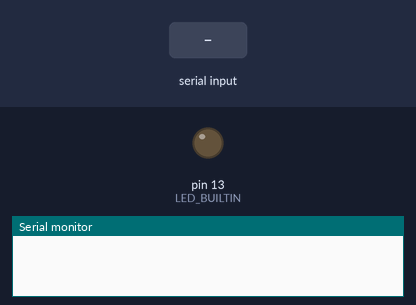
A sketch run on a simulated Arduino Uno, built with avr-gcc and run on an emulated ATmega328P. Parts: output pins drawn as LEDs (lit = HIGH), the last lines printed to the serial monitor. Inputs (shaded band) come from the test bench.

Above: at 1.2 s.
1.3 s: "LED_ON\n" received over Serial
At 2.4 s:
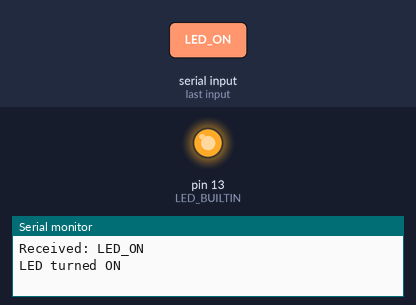
2.8 s: "LED_OFF\n" received over Serial
At 3.6 s:
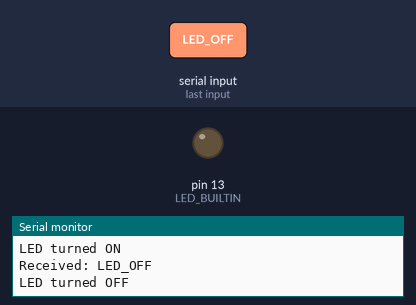
Timing chart, 0 to 5.8 s (numbered marks = the images above; inputs shaded):
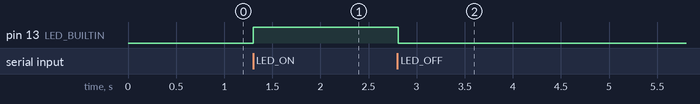

Measured:
- after the input at 1.3 s, pin 13 (LED_BUILTIN): LOW → HIGH at once
- after the input at 2.8 s, pin 13 (LED_BUILTIN): HIGH → LOW at once

The sketch:

pySerial_test.ino
```cpp
void setup() {
  Serial.begin(115200);  // Set baud rate (must match Python script)
  pinMode(LED_BUILTIN, OUTPUT);
  digitalWrite(LED_BUILTIN, LOW);
}

void loop() {
  // Check if data is available
  if (Serial.available() > 0) {
    String command = Serial.readStringUntil('\n');
    command.trim();

    // Echo back received command
    Serial.print("Received: ");
    Serial.println(command);

    // Process commands
    if (command == "LED_ON") {
      digitalWrite(LED_BUILTIN, HIGH);
      Serial.println("LED turned ON");
    }
    else if (command == "LED_OFF") {
      digitalWrite(LED_BUILTIN, LOW);
      Serial.println("LED turned OFF");
    }
    else if (command == "GET_TEMP") {
      // Example: Read temperature (if available)
      Serial.println("Temperature: 25.5C");
    }
  }

  delay(10);  // Small delay
}
```
